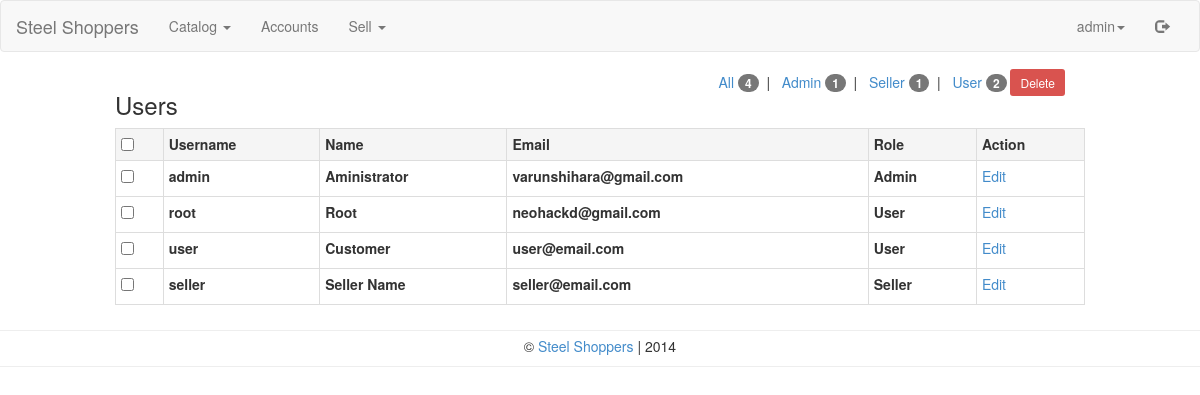
Page /admin/users.php (signed in) on the committed database.
### tables this page shows
CREATE TABLE IF NOT EXISTS `ss_user` (
  `id` int(11) NOT NULL AUTO_INCREMENT,
  `username` varchar(20) NOT NULL,
  `password` varchar(64) NOT NULL,
  `salt` varchar(32) NOT NULL,
  `name` varchar(50) NOT NULL,
  `joined` datetime NOT NULL,
  `group` int(11) NOT NULL,
  `email` varchar(100) NOT NULL,
  `mobile` varchar(15) NOT NULL,
  PRIMARY KEY (`id`)
);

### classes/Config.php (called while the page is built)
<?php
class Config {
    public static function get($path = null) {
        if($path) {
            $config = $GLOBALS['config'];
            $path = explode('/', $path);
            foreach($path as $bit) {
                if(isset($config[$bit])) {
                    $config = $config[$bit];
                }
            }
            return $config;
        }
        return false;
    }
}

### classes/DB.php (called while the page is built, shortened)
<?php
class DB {
    private static $_instance = null;
    private $_pdo,
            $_query,
            $_error = false,
            $_results,
            $_count = 0;
    private function __construct() {
        try {
            $this->_pdo = new PDO('mysql:host=' . Config::get('mysql/host') . ';dbname=' . Config::get('mysql/db'), Config::get('mysql/username'), Config::get('mysql/password'));
        } catch(PDOException $e) {
            die($e->getMessage());
        }
    }
    public static function getInstance() {
        if(!isset(self::$_instance)) {
            self::$_instance = new DB();
        }
        return self::$_instance;
    }
    public function query($sql, $params = array()) {
        $this->_error = false;
        if($this->_query = $this->_pdo->prepare($sql)) {
            $x = 1;
            if(count($params)) {
                foreach($params as $param) {
                    $this->_query->bindValue($x, $param);
                    $x++;
                }
            }
            if($this->_query->execute()) {
                $this->_results = $this->_query->fetchAll(PDO::FETCH_OBJ);
                $this->_count = $this->_query->rowCount();
            } else {
                $this->_error = true;
            }
        }
        return $this;
    }
    public function action($action, $table, $where = array()) {
        if(count($where) === 3) {
            $operators = array('=', '>', '<', '>=', '<=');
            $field = $where[0];
            $operator = $where[1];
            $value = $where[2];
            if(in_array($operator, $operators)) {
                $sql = "{$action} FROM {$table} WHERE {$field} {$operator} ?";
                if(!$this->query($sql, array($value))->error()) {
                    return $this;
                }
            }
        }
        return false;
    }
    public function get($table, $where) {
        return $this->action('SELECT *', $table, $where);
    }
    public function results() {
        return $this->_results;
    }
    public function first() {
        return $this->results()[0];
    }
    public function error() {
        return $this->_error;
    }
    public function count() {
        return $this->_count;
    }
}

### classes/User.php (called while the page is built, shortened)
<?php
class User {
    private $_db,
            $_data,
            $_sessionName,
            $_cookieName,
            $_isLoggedIn;
    public function __construct($user = null) {
        $this->_db = DB::getInstance();
        $this->_sessionName = Config::get('session/session_name');
        if(!$user) {
            if(Session::exists($this->_sessionName)) {
                $user = Session::get($this->_sessionName);
                if($this->find($user)) {
                    $this->_isLoggedIn = true;
                } else {
                }
            }
        } else {
            $this->find($user);
        }
    }
    public function find($user = null) {
        if($user) {
            $field = (is_numeric($user)) ? 'id' : 'username';
            $data = $this->_db->get('ss_user', array($field, '=', $user));
            if($data->count()) {
                $this->_data = $data->first();
                return true;
            }
        }
        return false;
    }
    public function data() {
        return $this->_data;
    }
    public function isLoggedIn() {
        return $this->_isLoggedIn;
    }
}

### classes/Session.php (called while the page is built, shortened)
<?php
class Session {
    public static function exists($name) {
        return (isset($_SESSION[$name])) ? true : false ;
    }
    public static function get($name) {
        return $_SESSION[$name];
    }
}

### admin/users.php (the view, shortened to what this page needs)
<?php
require_once 'header.php';
?>
    <div class="row">
        <div class="col-md-1"></div>
        <div class="col-md-10">
            <?php
            $db = DB::getInstance();
            $admin = $db->action('SELECT *', 'ss_user', array('`group`', '=', '2'));
            $countAdmin = $admin->count();
            $seller = $db->action('SELECT *', 'ss_user', array('`group`', '=', '3'));
            $countSeller = $seller->count();
            $customer = $db->action('SELECT *', 'ss_user', array('`group`', '=', '1'));
            $countCustomer = $customer->count();
            $all = $db->action('SELECT *', 'ss_user', array('1', '=', '1'));
            $countAll = $all->count();
            ?>
            <div class="row">
                <div class="col-sm-7">
                    <h3>Users</h3>
                </div>
                <div class="col-sm-5">
                    <center>
                        <a href="users.php">All <span class="badge"><?php echo $countAll; ?></span></a>&nbsp; | &nbsp;
                        <a href="users.php?role=admin">Admin <span class="badge"><?php echo $countAdmin; ?></span></a>&nbsp; | &nbsp;
                        <a href="users.php?role=seller">Seller <span class="badge"><?php echo $countSeller; ?></span></a>&nbsp; | &nbsp;
                        <a href="users.php?role=customer">User <span class="badge"><?php echo $countCustomer; ?></span></a>
                        <a onclick="$('#form').submit();" class="btn-sm btn-danger" style="cursor: pointer;">Delete</a>
                    </center>
                </div>
            </div>
            <form action="#" method="post" id="form">
                <table class="table table-bordered table-condensed table-hover">
                    <tr class="active">
                        <th><input type="checkbox" onclick="$('input[type*=\'checkbox\']').attr('checked', this.checked);"></th>
                        <th>Username</th>
                        <th>Name</th>
                        <th>Email</th>
                        <th>Role</th>
                        <th>Action</th>
                    </tr>
                    <?php
                    if(Input::exists('get')) {
                        $role = Input::get('role');
                        if($role == 'admin') {
                            $data = $admin;
                            $y = $countAdmin;
                        } elseif($role == 'seller') {
                            $data = $seller;
                            $y = $countSeller;
                        } elseif($role == 'customer') {
                            $data = $customer;
                            $y = $countCustomer;
                        } else {
                            $data = $all;
                            $y = $countAll;
                        }
                    } else {
                        $data = $all;
                        $y = $countAll;
                    }
                    for($x = 0; $x<$y; $x++) {
                        ?>
                        <tr>
                            <td><input type="checkbox" id="<?php echo $data->results()[$x]->id; ?>" name="id" value="<?php echo $data->results()[$x]->id; ?>"></td>
                            <td><label for="<?php echo $data->results()[$x]->id; ?>"><?php echo $data->results()[$x]->username; ?></label></td>
                            <td><label for="<?php echo $data->results()[$x]->id; ?>"><?php echo $data->results()[$x]->name; ?></label></td>
                            <td><label for="<?php echo $data->results()[$x]->id; ?>"><?php echo $data->results()[$x]->email; ?></label></td>
                            <td><label for="<?php echo $data->results()[$x]->id; ?>">
                                    <?php
                                    if($data->results()[$x]->group == 1) {
                                        echo "User";
                                    } elseif($data->results()[$x]->group == 2) {
                                        echo "Admin";
                                    } elseif($data->results()[$x]->group == 3) {
                                        echo "Seller";
                                    }
                                    ?>
                                </label>
                            </td>
                            <td><a href="#">Edit</a></td>
                        </tr>
                    <?php   } ?>
                </table>
            </form>
        </div>
        <div class="col-md-1"></div>
    </div>
<?php
require_once 'footer.php';
?>

### admin/header.php (shortened to what this page needs)
<?php
if(file_exists('../config.php')) {
    require_once '../config.php';
} else {
    echo("Missing Configuration File.");
}
$user = new User();
?>
<!DOCTYPE html>
<html>
<head>
    <link rel="stylesheet" href="../css/bootstrap.min.css">
    <link rel="stylesheet" href="../css/style.css">
    <link rel="stylesheet" href="../css/modal.css">
</head>
<body>
<nav class="navbar navbar-default" role="navigation">
    <div class="container-fluid">
        <div class="navbar-header">
            <a class="navbar-brand" href="index.php">Steel Shoppers</a>
        </div>
        <div class="collapse navbar-collapse" id="bs-example-navbar-collapse-1">
            <ul class="nav navbar-nav">
                <li class="dropdown">
                    <a href="#" class="dropdown-toggle" data-toggle="dropdown">Catalog <span class="caret"></span></a>
                </li>
                <li><a href="users.php">Accounts </a></li>
                <li class="dropdown">
                    <a href="#" class="dropdown-toggle" data-toggle="dropdown">Sell <span class="caret"></span></a>
                </li>
            </ul>
            <ul class="nav navbar-nav navbar-right">
                <?php
                if($user->isLoggedIn()) {
                    ?>
                    <li class="dropdown">
                        <a href="#" class="dropdown-toggle" data-toggle="dropdown"><?php echo $user->data()->username; ?><span class="caret"></span></a>
                    </li>
                <?php
                }
                ?>
                <li>
                    <?php
                    if($user->isLoggedIn()) {
                        echo '<a href="' . HTTP_SERVER . 'logout.php"><span class="glyphicon glyphicon-log-out"></span></a>';
                    } else {
                        echo '<a href="' . HTTP_SERVER . 'login.php"><span class="glyphicon glyphicon-log-in"></span></a>';
                    }
                    ?>
                </li>
            </ul>
        </div>
    </div>
</nav>
<div class="container-fluid">

### rows in the picture
ss_user: username "admin", name "Aministrator", email "varunshihara@gmail.com", group "Admin"
ss_user: username "root", name "Root", email "neohackd@gmail.com", group "User"
ss_user: username "user", name "Customer", email "user@email.com", group "User"
ss_user: username "seller", name "Seller Name", email "seller@email.com", group "Seller"

### other values in the picture
$countAll "4"
$countAdmin "1"
$countSeller "1"
$countCustomer "2"
